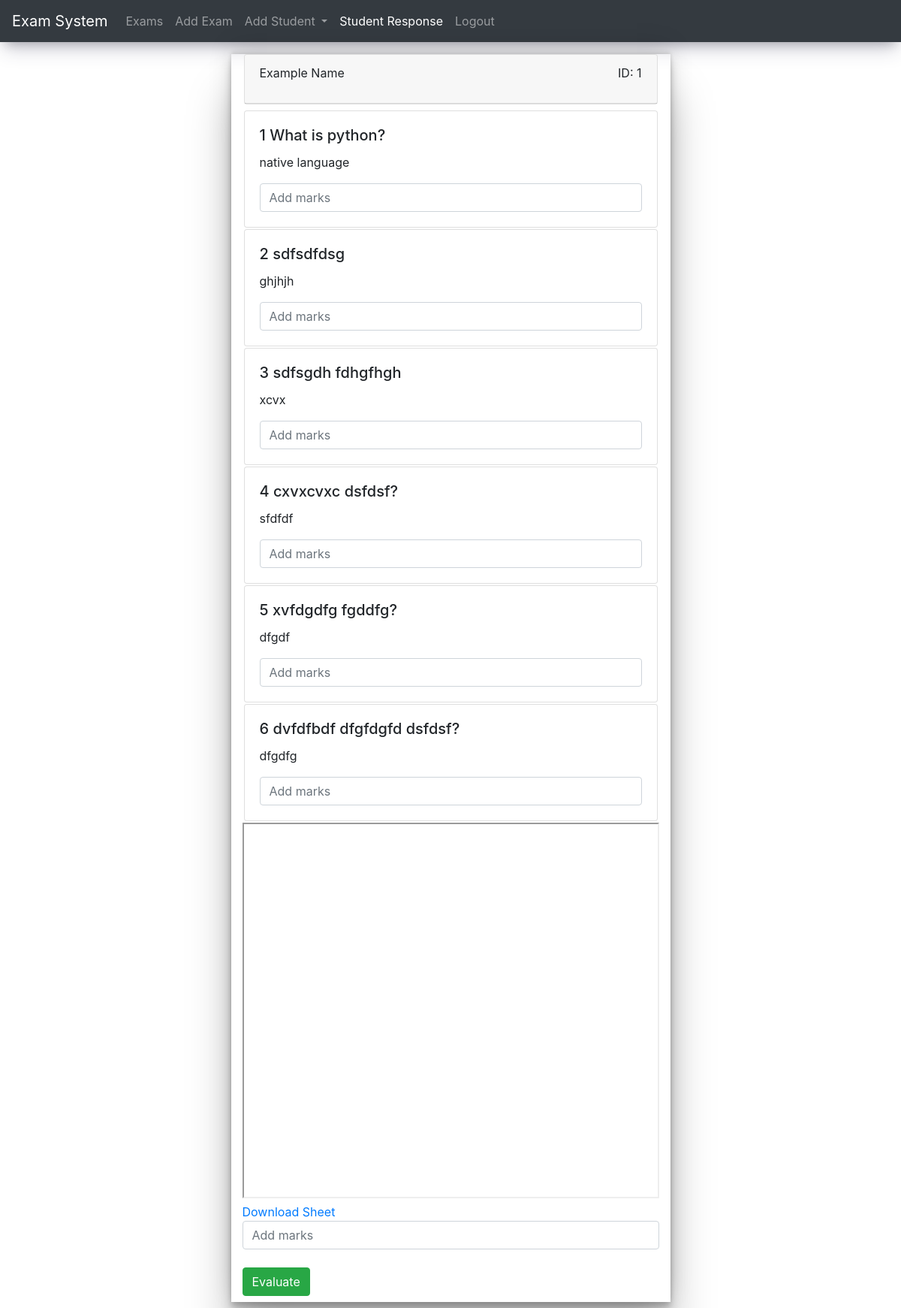
The page /std_ans.php?id=3 on the database its author committed.
### tables this page shows
CREATE TABLE `student` (
  `st_id` int(11) NOT NULL,
  `name` varchar(255) DEFAULT NULL,
  `pass` varchar(255) DEFAULT NULL,
  `branch` varchar(255) DEFAULT NULL,
  `mail` varchar(255) DEFAULT NULL
);

CREATE TABLE `user_exam` (
  `ux_id` int(11) NOT NULL,
  `q_id` varchar(255) DEFAULT NULL,
  `u_ans` varchar(255) DEFAULT NULL,
  `e_id` int(11) DEFAULT NULL,
  `u_id` int(11) DEFAULT NULL
);

### std_ans.php (the view, shortened to what this page needs)
<?php
require("conn.php");
$id=$_GET['id'];
$get_user="SELECT * from user_ans where ua_id='$id'";
$us_qu=mysqli_query($con,$get_user) or die(mysqli_error($con));
$row=mysqli_fetch_array($us_qu);
$u_d=$row['u_id'];
$e_id=$row['e_id'];
$sub_list="SELECT * from student where st_id='$u_d'";
$sub_res=mysqli_query($con,$sub_list) or die(mysqli_error($con));
$sub=mysqli_fetch_array($sub_res);
$up_sql="SELECT * from pdf_upload where st_id='$u_d' and ex_id='$e_id'";
$up_res=mysqli_query($con,$up_sql) or die(mysqli_error($con));
$pdf=mysqli_fetch_array($up_res);
$f_name=$pdf['pdf'];
?>
<!DOCTYPE html>
<html>
<head>
    <link rel="stylesheet" href="https://cdnjs.cloudflare.com/ajax/libs/font-awesome/6.0.0/css/all.min.css" />
	<link rel="stylesheet" href="https://cdn.jsdelivr.net/npm/bootstrap@4.0.0/dist/css/bootstrap.min.css">
</head>
<body>
<nav class="navbar navbar-expand-lg navbar-dark bg-dark">
  <a class="navbar-brand" href="#">Exam System</a>
  <div class="collapse navbar-collapse" id="navbarNav">
    <ul class="navbar-nav">
      <li class="nav-item ">
        <a class="nav-link" href="fac_dash.php">Exams</a>
      </li>
      <li class="nav-item ">
        <a class="nav-link" href="add_exam.php">Add Exam</a>
      </li>
      <li class="nav-item dropdown">
        <a class="nav-link dropdown-toggle" href="#" id="navbarDropdown" role="button" data-toggle="dropdown" aria-haspopup="true" aria-expanded="false">
          Add Student
        </a>
      </li>
      <li class="nav-item active">
        <a class="nav-link" href="stude_res.php">Student Response</a>
      </li>
      <li class="nav-item">
        <a class="nav-link" href="logout.php">Logout</a>
      </li>
    </ul>
  </div>
</nav>
<div class="container-fluid">
    <div class="container mt-3 col-md-6">
    <div class="card">
  <div class="card-header d-flex justify-content-between">
    <p><?php echo $sub['name']?></p>
    <p>ID: <?php echo $sub['st_id']?></p>
  </div>
</div>
        <form action="evaluate.php" method="post" class="mt-2 mb-2">
<?php
$i=1;
$get_ans="SELECT * from user_exam where e_id='$e_id' and u_id='$u_d'";
$ans_res=mysqli_query($con,$get_ans) or die(mysqli_error($con));
while($ans=mysqli_fetch_array($ans_res)){
  echo '<div class="card">
  <div class="card-body">
    <h5 class="card-title">'.$i.' '.$ans['q_id'].'</h5>
    <p class="card-text">'.$ans['u_ans'].'</p>
    <input type="number" name="mark['.$i.']" class="form-control" placeholder="Add marks" required>
    </div>
    </div>';
    $i++;
}
?>
<iframe src="./uploads/<?php echo $f_name ?>" width="100%" height="500px"></iframe>
<a style="text-decoration:none" href="/uploads/<?php echo $f_name ?>" download>Download Sheet</a><br>
<input type="number" name="pdfMark" class="form-control" placeholder="Add marks" required><br>
<button type="submit" class="btn btn-success mb-2">Evaluate</button>
</form>
    </div>
</div>
</body>
</html>

### std_ans.php (style rules this page uses)
.col-md-6 { box-shadow: rgba(0, 0, 0, 0.25) 0px 54px 55px, rgba(0, 0, 0, 0.12) 0px -12px 30px, rgba(0, 0, 0, 0.12) 0px 4px 6px, rgba(0, 0, 0, 0.17) 0px 12px 13px, rgba(0, 0, 0, 0.09) 0px -3px 5px; }
nav { box-shadow: rgba(50, 50, 93, 0.25) 0px 13px 27px -5px, rgba(0, 0, 0, 0.3) 0px 8px 16px -8px; }
.card { margin:2px; }
input[type=number] { -moz-appearance: textfield; }

### rows shown on the page
student: name "Example Name", st_id "1"
user_exam: q "What is python?", u_ans "native language"
user_exam: q "sdfsdfdsg", u_ans "ghjhjh"
user_exam: q "sdfsgdh fdhgfhgh", u_ans "xcvx"
user_exam: q "cxvxcvxc dsfdsf?", u_ans "sfdfdf"
user_exam: q "xvfdgdfg fgddfg?", u_ans "dfgdf"
user_exam: q "dvfdfbdf dfgfdgfd dsfdsf?", u_ans "dfgdfg"
